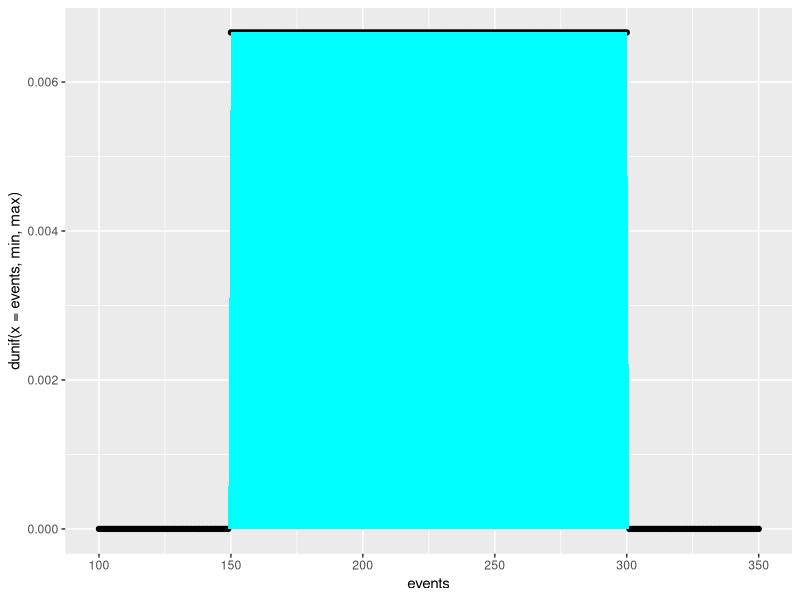
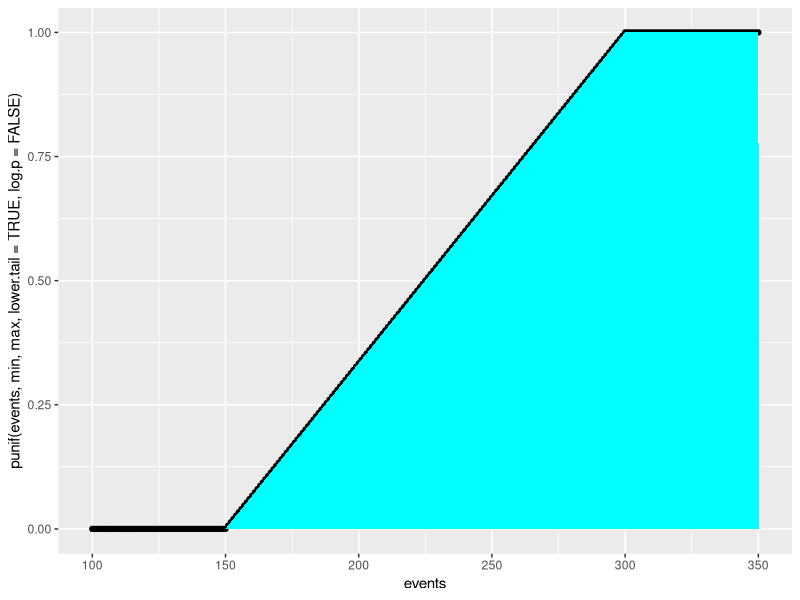

The R script that drew these images, in order:
ipak <- function(pkg){
  new.pkg <- pkg[!(pkg %in% installed.packages()[, "Package"])]
  if (length(new.pkg)) 
    install.packages(new.pkg, dependencies = TRUE)
  sapply(pkg, require, character.only = TRUE)
}

packages <- c("dplyr", "ggplot2")
ipak(packages)

## la temperatura de destilación del aceite en grados centígrados
##
##    f(x) = 1 / 150      si 150 < x < 300
##              0         para todo otro x
##

# a) grafique f(x) y F(x)
min <- 150
max <- 300

events <- 100:350

qplot(x = events, y = dunif(x = events, min, max)) + geom_area(fill = "cyan")
qplot(x = events, y = punif(events, min, max, lower.tail =TRUE, log.p = FALSE)) + geom_area(fill = "cyan")

# b) E(x), V(x) y sd(x)

E <- (min + max) / 2
V <- ((max - min) ** 2) / 12
sd <- sqrt(V)

# c) P(X < x) = 0.3

x <- 0.3
qunif(x, min, max, lower.tail =TRUE, log.p = FALSE)
